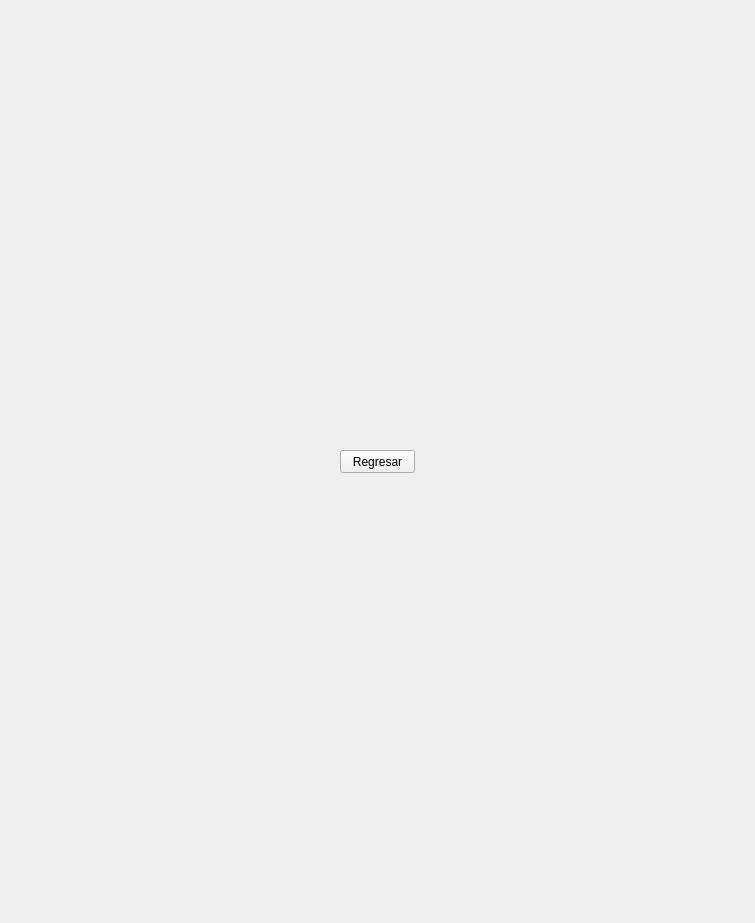
<?xml version="1.0" encoding="UTF-8"?>
<ui version="4.0">
 <class>Tree</class>
 <widget class="QWidget" name="Tree">
  <property name="windowTitle">
   <string>Form</string>
  </property>
  <widget class="QPushButton" name="Regresar">
   <property name="geometry">
    <rect>
     <x>340</x>
     <y>450</y>
     <width>75</width>
     <height>23</height>
    </rect>
   </property>
   <property name="text">
    <string>Regresar</string>
   </property>
  </widget>
 </widget>
 <resources/>
 <connections/>
</ui>
